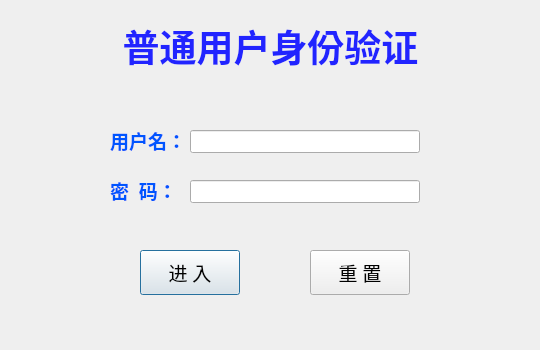
<?xml version="1.0" encoding="UTF-8"?>
<ui version="4.0">
 <class>UserVerification</class>
 <widget class="QDialog" name="UserVerification">
  <property name="geometry">
   <rect>
    <x>0</x>
    <y>0</y>
    <width>540</width>
    <height>350</height>
   </rect>
  </property>
  <property name="windowTitle">
   <string>Dialog</string>
  </property>
  <widget class="QLineEdit" name="userNameLineEdit">
   <property name="geometry">
    <rect>
     <x>190</x>
     <y>130</y>
     <width>230</width>
     <height>23</height>
    </rect>
   </property>
  </widget>
  <widget class="QLabel" name="label">
   <property name="geometry">
    <rect>
     <x>0</x>
     <y>0</y>
     <width>541</width>
     <height>91</height>
    </rect>
   </property>
   <property name="font">
    <font>
     <family>楷体</family>
     <pointsize>28</pointsize>
     <weight>75</weight>
     <bold>true</bold>
    </font>
   </property>
   <property name="styleSheet">
    <string notr="true">color: rgb(33, 36, 255);</string>
   </property>
   <property name="text">
    <string>普通用户身份验证</string>
   </property>
   <property name="alignment">
    <set>Qt::AlignCenter</set>
   </property>
  </widget>
  <widget class="QLabel" name="nameLabel_2">
   <property name="geometry">
    <rect>
     <x>110</x>
     <y>180</y>
     <width>91</width>
     <height>21</height>
    </rect>
   </property>
   <property name="font">
    <font>
     <family>仿宋</family>
     <pointsize>14</pointsize>
     <weight>75</weight>
     <bold>true</bold>
    </font>
   </property>
   <property name="styleSheet">
    <string notr="true">color: rgb(0, 85, 255);</string>
   </property>
   <property name="text">
    <string>密  码：</string>
   </property>
  </widget>
  <widget class="QLabel" name="nameLabel">
   <property name="geometry">
    <rect>
     <x>110</x>
     <y>130</y>
     <width>91</width>
     <height>21</height>
    </rect>
   </property>
   <property name="font">
    <font>
     <family>仿宋</family>
     <pointsize>14</pointsize>
     <weight>75</weight>
     <bold>true</bold>
    </font>
   </property>
   <property name="styleSheet">
    <string notr="true">color: rgb(0, 85, 255);</string>
   </property>
   <property name="text">
    <string>用户名：</string>
   </property>
  </widget>
  <widget class="QLineEdit" name="passwordLineEdit">
   <property name="geometry">
    <rect>
     <x>190</x>
     <y>180</y>
     <width>230</width>
     <height>23</height>
    </rect>
   </property>
  </widget>
  <widget class="QPushButton" name="enterBtn">
   <property name="geometry">
    <rect>
     <x>140</x>
     <y>250</y>
     <width>100</width>
     <height>45</height>
    </rect>
   </property>
   <property name="font">
    <font>
     <family>楷体</family>
     <pointsize>14</pointsize>
     <weight>50</weight>
     <bold>false</bold>
    </font>
   </property>
   <property name="text">
    <string>进 入</string>
   </property>
  </widget>
  <widget class="QPushButton" name="resetBtn">
   <property name="geometry">
    <rect>
     <x>310</x>
     <y>250</y>
     <width>100</width>
     <height>45</height>
    </rect>
   </property>
   <property name="font">
    <font>
     <family>楷体</family>
     <pointsize>14</pointsize>
    </font>
   </property>
   <property name="text">
    <string>重 置</string>
   </property>
  </widget>
 </widget>
 <resources/>
 <connections/>
</ui>
